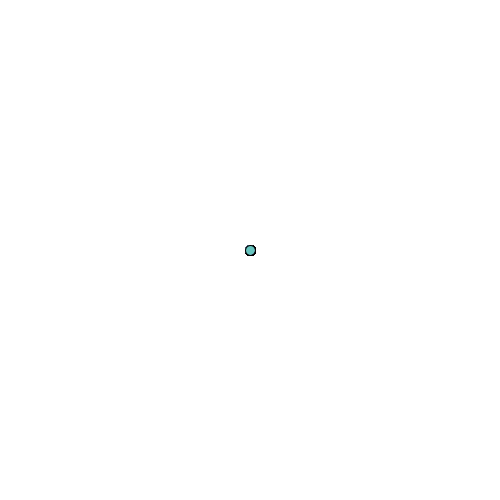
Frame 1 (no input)
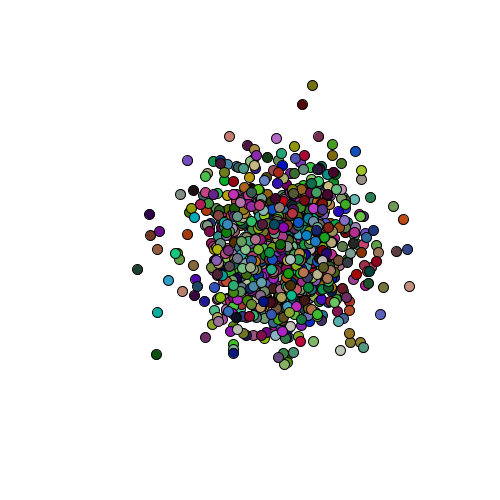
Frame 60 (the mouse pressed at the canvas centre just before this capture)
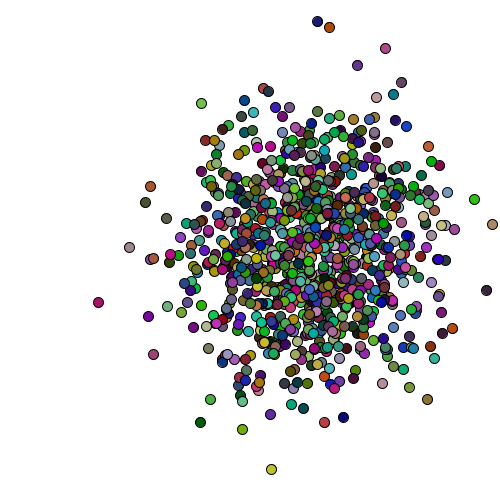
Frame 120 (the mouse held since frame 60 and released just before this capture)

The Processing sketch that drew these frames (run headless with seeded random() and noise(); from frame 60 on, the mouse is pressed at the canvas centre):

// Processing sketch: processing_168898
// ── processing_168898.pde

Cell[] myCells = new Cell[999];

Cell myCell;

void setup(){

size(500,500);
  for(int i =0; i < myCells.length; i++){
myCells[i] = new Cell();

  }
}

void draw(){
  background(255);
  for(int i =0; i<myCells.length; i++){
 myCells[i].display();
 myCells[i].update();
  }
}


// cell class

class Cell{
  
  float xlocation;
  float ylocation;
  float dia;
  boolean isseed;
  float cellred, cellgreen, cellblue;
  float lineweight;
  float a = 200;
    float b = 200;
  float c = 200;

  // constructor
  
  
  Cell(){
    
    xlocation = 250 ;
    ylocation = 250;
    dia =10;
    isseed = false;
    cellred = 200;
    cellgreen = 5;
    cellblue = 4;
    lineweight=0.5;
    
  }
  
  void display(){
    
    stroke(lineweight);
        float r=random(a);
        float r2=random(b);
        float r3=random(c);

    fill(r,r2,r3);
    
    ellipse(xlocation, ylocation, dia, dia);
  }
  
  //larger movement range
  void update(){
    xlocation = xlocation+random(-9,10);
    ylocation = ylocation+random(-10,10);
  }
}
